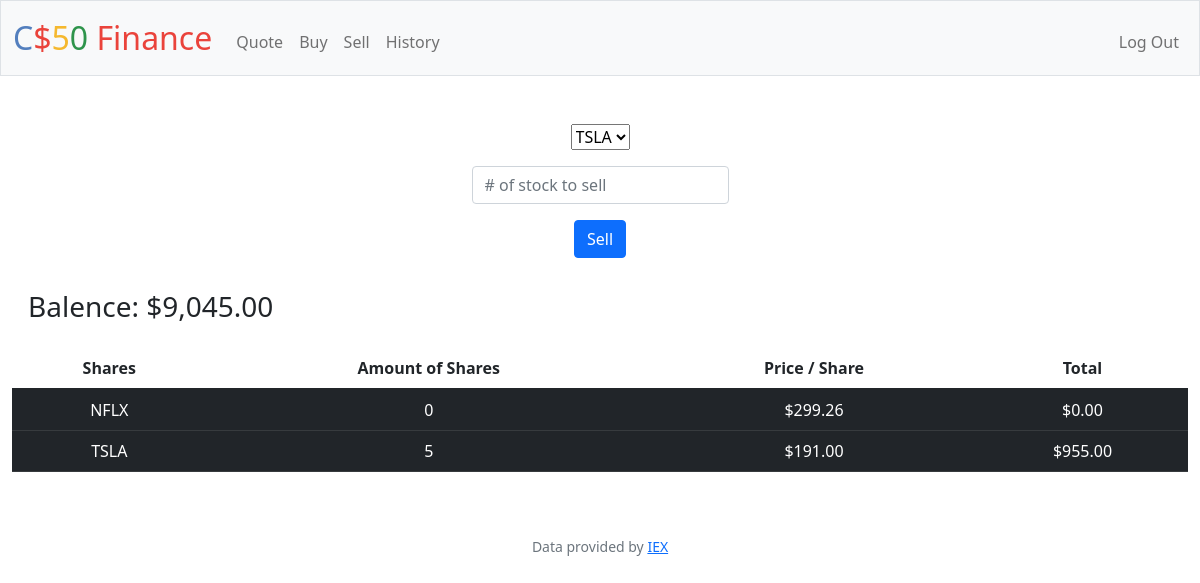
Page /sell (signed in) on the committed database.
### tables this page shows
CREATE TABLE 'users' (id INTEGER PRIMARY KEY AUTOINCREMENT NOT NULL, username TEXT NOT NULL, hash TEXT NOT NULL,'cash' NUMERIC NOT NULL DEFAULT 10000.00);

CREATE TABLE 'Purchases' ('symbol' TEXT, 'shares' INTEGER, 'price' REAL, 'id'  INTEGER PRIMARY KEY  , 'user_id' INTEGER, 'type' TEXT);

### app.py (the view, shortened to what this page needs)
@app.route("/sell", methods=["GET", "POST"])
@login_required
def sell():
    if request.method == "GET":
        user_id = session["user_id"]
        purchases_db = db.execute("SELECT symbol, SUM(SHARES) AS shares, price FROM purchases WHERE user_id = ? GROUP BY symbol", user_id)
        cash_db = db.execute("SELECT cash FROM users WHERE id = ?", user_id)
        cash = (cash_db[0]["cash"])
        symbols_user = db.execute("SELECT symbol FROM purchases WHERE user_id = ? GROUP BY symbol HAVING SUM(shares) > 0", user_id)
        return render_template("sell.html", database=purchases_db, cash=cash, symbols = [row["symbol"] for row in symbols_user])

### app.py (called while the page is built)
@app.after_request
def after_request(response):
    response.headers["Cache-Control"] = "no-cache, no-store, must-revalidate"
    response.headers["Expires"] = 0
    response.headers["Pragma"] = "no-cache"
    return response

### helpers.py (called while the page is built)
def login_required(f):
    @wraps(f)
    def decorated_function(*args, **kwargs):
        if session.get("user_id") is None:
            return redirect("/login")
        return f(*args, **kwargs)
    return decorated_function

def usd(value):
    return f"${value:,.2f}"

### templates/sell.html (shortened to what this page needs)
{% extends "layout.html" %}
{% block main %}
    <form action="/sell" method="post">
        <div class="mb-3">
            <select name="symbol" id="cars">
                {% for symbol in symbols %}
                    <option value="{{ symbol }}">{{ symbol }}</option>
                {% endfor %}
            </select>
        </div>
        <div>
            <input class="form-control mx-auto w-auto" name="shares" placeholder="# of stock to sell" type="number" min="1">
        </div>
        <div>
            <button style="margin: 1rem;" class="btn btn-primary" type="submit">Sell</button>
        </div>
    </form>
<h3 style="float: left; padding: 1rem;">Balence: {{ cash | usd }} </h3>
<div class="section" >
 <table class="table table-striped-columns">
    <thead>
        <tr>
            <th scope="col">Shares</th>
            <th cope="col">Amount of Shares</th>
            <th scope="col">Price / Share</th>
            <th scope="col">Total</th>
        </tr>
    </thead>
    <tbody>
        {% for row in database %}
        <tr class="table-dark">
            <td class="table-dark"> {{ row["symbol"] }} </td>
            <td class="table-dark"> {{ row["shares"] }} </td>
            <td class="table-dark"> {{ row["price"] | usd }} </td>
            <td class="table-dark"> {{ (row["shares"] * row["price"]) | usd }} </td>
          </tr>
        {% endfor %}
    </tbody>
    </table>
 </div>
{% endblock %}

### rows in the picture
users: cash "$9,045.00"
Purchases: symbol "TSLA", shares "5", price "$191.00", shares "$955.00"

### other values in the picture
{{ row["symbol"] }} "NFLX"
{{ row["shares"] }} "0"
{{ row["price"] | usd }} "$299.26"
{{ (row["shares"] * row["price"]) | usd }} "$0.00"
form field symbol "TSLA"
